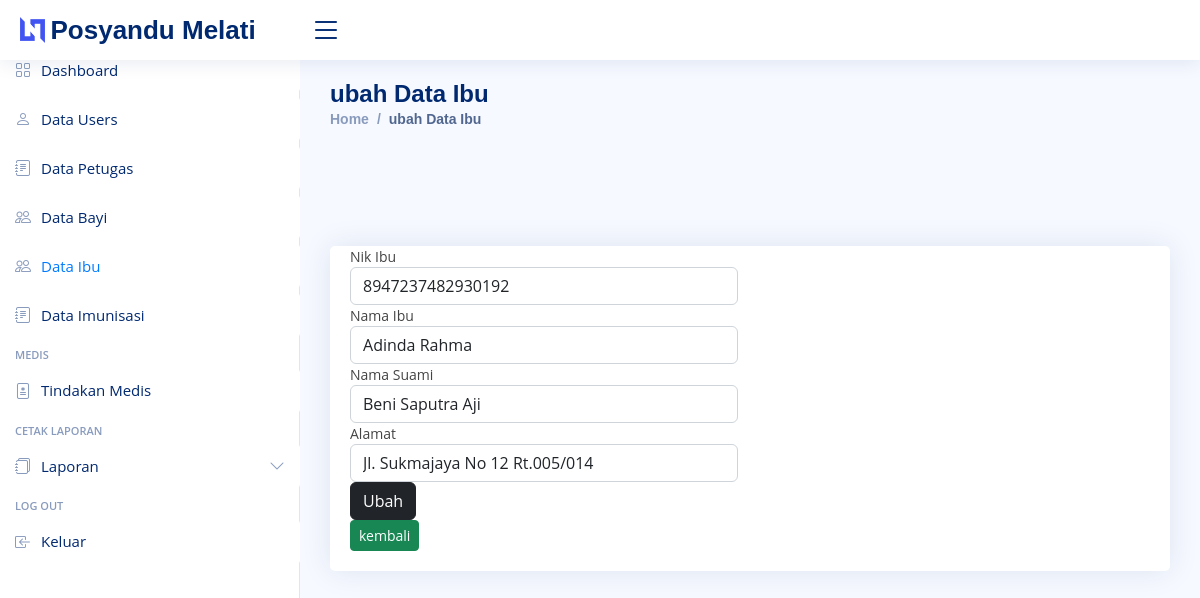
/posyandu/admin/ibu/ubah/11, run on the app's committed database.
### tables this page shows
CREATE TABLE `ibu` (
  `id_ibu` int(15) NOT NULL,
  `nik_ibu` varchar(16) NOT NULL,
  `nama_ibu` varchar(50) NOT NULL,
  `tempat_lahir` varchar(50) NOT NULL,
  `tgl_lahir` date NOT NULL,
  `gol_dar` varchar(20) NOT NULL,
  `nama_suami` varchar(30) NOT NULL,
  `alamat` varchar(50) NOT NULL,
  `kecamatan` varchar(20) NOT NULL,
  `kota` varchar(20) NOT NULL
);

### posyandu/application/controllers/admin/ibu.php (called while the page is built, shortened)
<?php
class ibu extends CI_Controller{
    public function __construct()
    {
        $this->load->model('Ibu_model');
        $this->load->library('form_validation');
    }
    public function ubah($id)
	{
		$data['title'] = 'ubah Data Ibu';
		$where = ['id_ibu' => $id];
		$data['ibu'] = $this->Ibu_model->get_where('ibu', $where)->row_array();
		$this->form_validation->set_rules('nik_ibu', 'nik_ibu', 'required|trim');
		$this->form_validation->set_rules('nama_ibu', 'nama_ibu', 'required|trim');
        $this->form_validation->set_rules('suami', 'nama_suami', 'required|trim');
        $this->form_validation->set_rules('alamat', 'alamat', 'required|trim');
            if($this->form_validation->run() == FALSE) {
                $this->load->view('layout/header', $data);
                $this->load->view('layout/sidebar');
                $this->load->view('admin/ibu/ubah', $data);
                $this->load->view('layout/footer');
            }
	}
}

### posyandu/index.php (called while the page is built, shortened)
<?php
require_once BASEPATH.'core/CodeIgniter.php';

### posyandu/application/models/Ibu_model.php (called while the page is built, shortened)
<?php
class Ibu_model extends CI_Model {
	public function get_where($table, $where)
	{
		return $this->db->get_where($table, $where);
	}
}

### posyandu/application/views/admin/ibu/ubah.php (the view, shortened to what this page needs)
<main id="main" class="main">
    <div class="card">
        <div class="card-body">
            <div class="row">
                <div class="col-md-6">
                    <?= form_open('admin/ibu/ubah/'. $ibu['id_ibu']); ?>
                    <div class="form-group">
                        <label for="nik">Nik Ibu</label>
                        <input type="text" name="nik_ibu" id="nik_ibu" class="form-control"
                            value="<?= $ibu['nik_ibu']; ?>">
                    </div>
                    <div class="form-group">
                        <label for="nama">Nama Ibu</label>
                        <input type="text" name="nama_ibu" id="nama_ibu" class="form-control"
                            value="<?= $ibu['nama_ibu']; ?>">
                    </div>
                    <div class="form-group">
                        <label for="suami">Nama Suami</label>
                        <input type="text" name="suami" id="suami" class="form-control"
                            value="<?= $ibu['nama_suami']; ?>">
                    </div>
                    <div class="form-group">
                        <label for="alamat">Alamat</label>
                        <input type="text" name="alamat" id="alamat" class="form-control"
                            value="<?= $ibu['alamat']; ?>">
                    </div>
                    <div class="form-group">
                        <button type="submit" class="btn btn-dark">Ubah</button>
                    </div>
                    <div class="form-group">
                        <td>
                            <a href="<?= base_url('admin/ibu/index/'); ?>" class="btn btn-success btn-sm">kembali</a>
                        </td>
                    </div>
                    <?= form_close(); ?>
                </div>
            </div>
        </div>
    </div>
</main>

### posyandu/assets/css/dashboard.css (style rules this page uses)
body { font-size: .875rem; }

### posyandu/assets/nice/assets/css/style.css (style rules this page uses)
:root { scroll-behavior: smooth; }
body { font-family: "Open Sans", sans-serif; background: #f6f9ff; color: #444444; }
a { color: #4154f1; text-decoration: none; }
#main { margin-top: 60px; padding: 20px 30px; transition: all 0.3s; }
.card { margin-bottom: 30px; border: none; border-radius: 5px; box-shadow: 0px 0 30px rgba(1, 41, 112, 0.1); }
.card-body { padding: 0 20px 20px 20px; }
@media (min-width: 1200px) { #main, #footer { margin-left: 300px; } }

### data on the page
ibu: nik_ibu "8947237482930192", nama_ibu "Adinda Rahma", suami "Beni Saputra Aji", alamat "Jl. Sukmajaya No 12 Rt.005/014"

### other printed values
$title "ubah Data Ibu"
